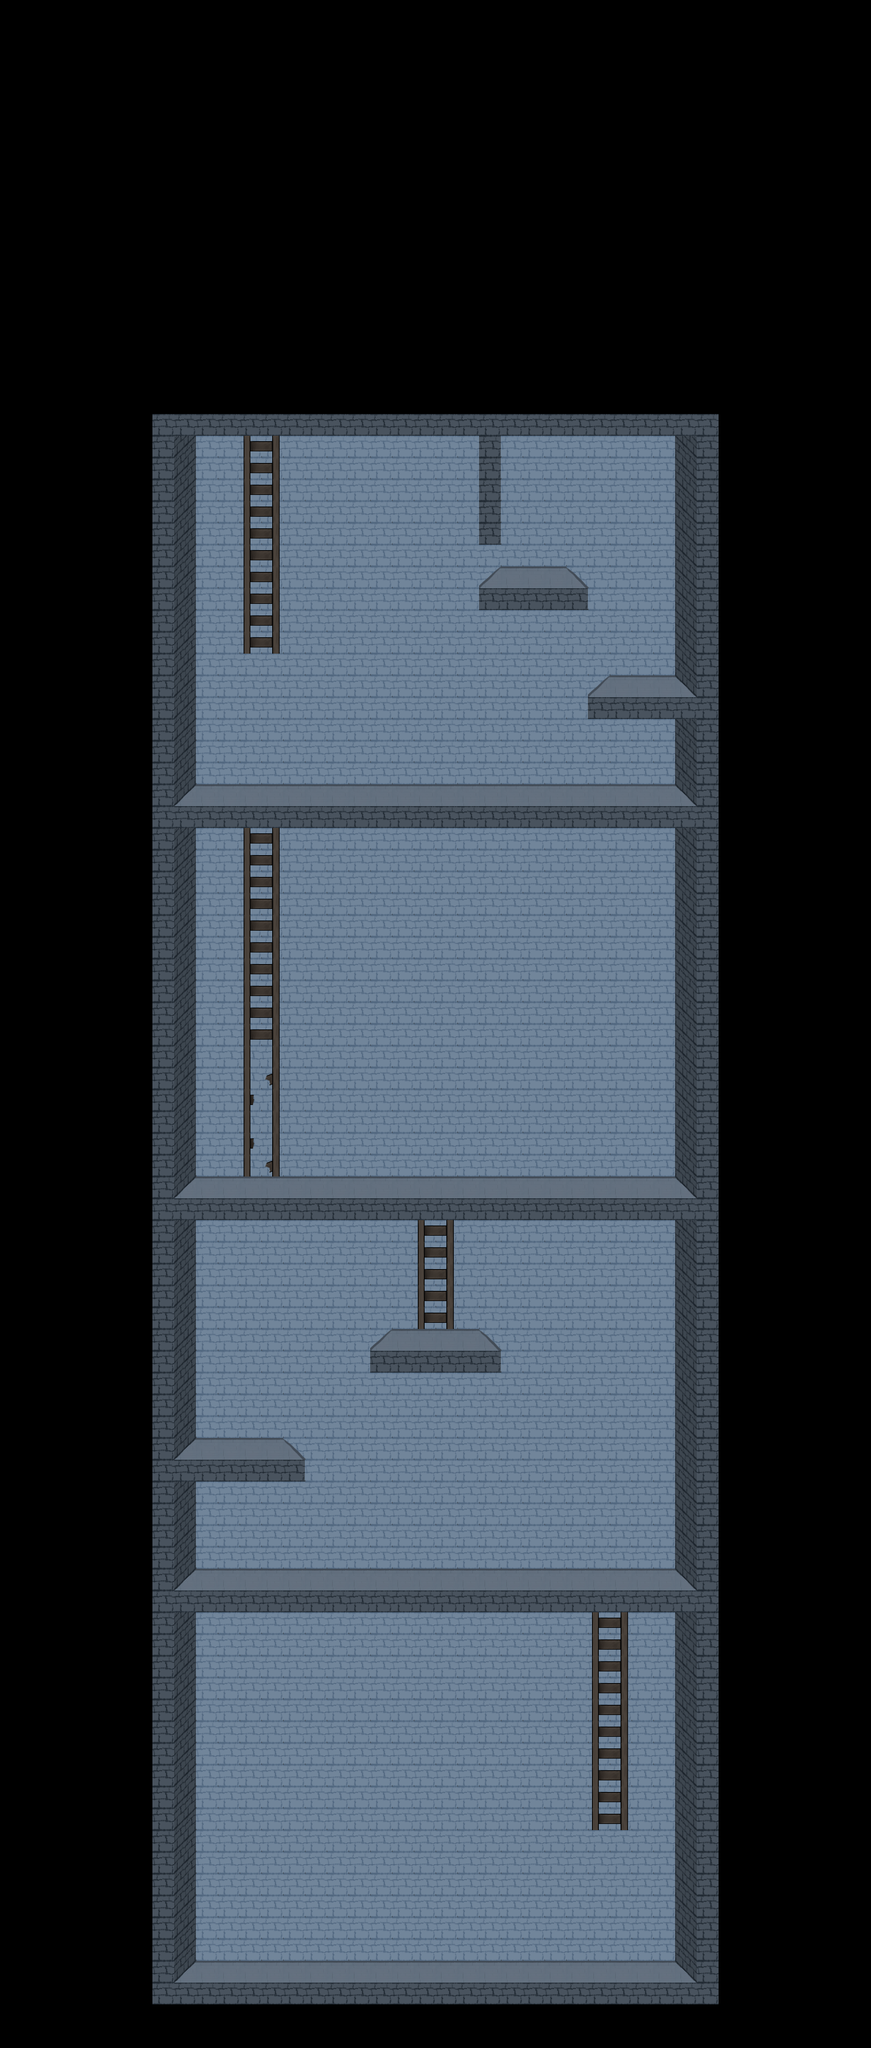

A 2D game scene composited from a Tiled map and its tileset images. What follows is a short description and the map's XML, with each tile layer's data collapsed to a summary:
An orthogonal 40x94 tile map with 32x32 px tiles, 4 tile layers (background, atravesable, Tower, Interactuable) and 19 objects.

<map version="1.5" tiledversion="1.7.2" orientation="orthogonal" renderorder="right-down" width="40" height="94" tilewidth="32" tileheight="32" infinite="0" nextlayerid="12" nextobjectid="25">
 <tileset firstgid="1" name="torre2" tilewidth="32" tileheight="32" tilecount="52" columns="13">
  <image source="atlas.png" width="416" height="128" />
  <tile id="0">
   <properties>
    <property name="collides" type="bool" value="false" />
   </properties>
  </tile>
  <tile id="1">
   <properties>
    <property name="collides" type="bool" value="false" />
   </properties>
  </tile>
  <tile id="2">
   <properties>
    <property name="collides" type="bool" value="false" />
    <property name="type" value="ladder" />
   </properties>
  </tile>
  <tile id="3">
   <properties>
    <property name="collides" type="bool" value="false" />
    <property name="type" value="ladder" />
   </properties>
  </tile>
  <tile id="4">
   <properties>
    <property name="collides" type="bool" value="false" />
    <property name="type" value="ladder" />
   </properties>
  </tile>
  <tile id="5">
   <properties>
    <property name="collides" type="bool" value="false" />
    <property name="type" value="ladder" />
   </properties>
  </tile>
  <tile id="6">
   <properties>
    <property name="collides" type="bool" value="true" />
    <property name="type" value="ladder" />
   </properties>
  </tile>
  <tile id="7">
   <properties>
    <property name="collides" type="bool" value="true" />
    <property name="type" value="ladder" />
   </properties>
  </tile>
  <tile id="8">
   <properties>
    <property name="collides" type="bool" value="false" />
   </properties>
  </tile>
  <tile id="9">
   <properties>
    <property name="collides" type="bool" value="false" />
   </properties>
  </tile>
  <tile id="10">
   <properties>
    <property name="collides" type="bool" value="true" />
    <property name="type" value="fragment" />
   </properties>
  </tile>
  <tile id="11">
   <properties>
    <property name="collides" type="bool" value="true" />
   </properties>
   <objectgroup draworder="index">
    <object id="1" x="-0.0909091" y="-0.0909091" width="17.4545" height="32" />
   </objectgroup>
  </tile>
  <tile id="12">
   <properties>
    <property name="collides" type="bool" value="true" />
   </properties>
   <objectgroup draworder="index">
    <object id="1" x="14.3636" y="0.0909091" width="17.4545" height="31.9091" />
   </objectgroup>
  </tile>
  <tile id="13">
   <properties>
    <property name="collides" type="bool" value="false" />
   </properties>
  </tile>
  <tile id="14">
   <properties>
    <property name="collides" type="bool" value="true" />
   </properties>
  </tile>
  <tile id="15">
   <properties>
    <property name="collides" type="bool" value="true" />
   </properties>
   <objectgroup draworder="index">
    <object id="1" x="0" y="15.9091" width="32.0909" height="15.8182" />
   </objectgroup>
  </tile>
  <tile id="16">
   <properties>
    <property name="collides" type="bool" value="true" />
   </properties>
   <objectgroup draworder="index">
    <object id="1" x="-0.0909091" y="-0.0909091" width="17.5455" height="32.1818" />
    <object id="2" x="0" y="18.4545" width="32.0909" height="13.6364" />
   </objectgroup>
  </tile>
  <tile id="17">
   <properties>
    <property name="collides" type="bool" value="true" />
   </properties>
   <objectgroup draworder="index">
    <object id="1" x="12.9091" y="-0.181818" width="19.0909" height="32.0909" />
    <object id="4" x="-0.0909091" y="17.0909" width="32.1818" height="14.8182" />
   </objectgroup>
  </tile>
  <tile id="18">
   <properties>
    <property name="collides" type="bool" value="true" />
   </properties>
   <objectgroup draworder="index">
    <object id="1" x="32.125" y="16.3125">
     <polygon points="0,0 -17.5,0 -32.125,15.6875 -0.125,15.6875" />
    </object>
   </objectgroup>
  </tile>
  <tile id="19">
   <properties>
    <property name="collides" type="bool" value="true" />
   </properties>
   <objectgroup draworder="index">
    <object id="4" x="0" y="16.7544">
     <polygon points="0,0 18.75,-0.0668668 32,15.2456 0,15.2456" />
    </object>
   </objectgroup>
  </tile>
  <tile id="20">
   <properties>
    <property name="collides" type="bool" value="false" />
   </properties>
  </tile>
  <tile id="21">
   <properties>
    <property name="collides" type="bool" value="false" />
   </properties>
  </tile>
  <tile id="37">
   <properties>
    <property name="collides" type="bool" value="true" />
   </properties>
  </tile>
  <tile id="38">
   <properties>
    <property name="collides" type="bool" value="true" />
   </properties>
  </tile>
 </tileset>
 <layer id="3" name="background" width="40" height="94">
  <data>[3760 cells, 1898 non-empty, 1 distinct tile ids]</data>
 </layer>
 <layer id="11" name="atravesable" width="40" height="94">
  <data>[3760 cells, 14 non-empty, 2 distinct tile ids]</data>
 </layer>
 <objectgroup id="4" name="cajas">
  <object id="1" x="605" y="2846" width="32" height="32" />
  <object id="2" x="671" y="2270" width="32" height="32" />
  <object id="3" x="767" y="1694" width="32" height="32" />
  <object id="4" x="767" y="1661.33" width="32" height="32" />
  <object id="5" x="768.667" y="800" width="32" height="32" />
 </objectgroup>
 <layer id="1" name="Tower" width="40" height="94">
  <data>[3760 cells, 521 non-empty, 8 distinct tile ids]</data>
 </layer>
 <layer id="2" name="Interactuable" width="40" height="94">
  <data>[3760 cells, 82 non-empty, 6 distinct tile ids]</data>
 </layer>
 <objectgroup id="10" name="fragmentos">
  <object id="23" x="864" y="1696" width="32" height="32" />
 </objectgroup>
 <objectgroup id="7" name="escaleras">
  <object id="19" x="351.5" y="608.5" width="64" height="353.5">
   <properties>
    <property name="pX" type="int" value="0" />
    <property name="pY" type="int" value="0" />
    <property name="reparada" type="bool" value="true" />
   </properties>
  </object>
  <object id="20" x="352" y="1164" width="63.5" height="563">
   <properties>
    <property name="pX" type="int" value="11" />
    <property name="pY" type="int" value="48" />
    <property name="reparada" type="bool" value="false" />
   </properties>
  </object>
  <object id="21" x="607" y="1743" width="65" height="211">
   <properties>
    <property name="pX" type="int" value="0" />
    <property name="pY" type="int" value="0" />
    <property name="reparada" type="bool" value="true" />
   </properties>
  </object>
  <object id="22" x="864" y="2315.5" width="65" height="373.5">
   <properties>
    <property name="pX" type="int" value="0" />
    <property name="pY" type="int" value="0" />
    <property name="reparada" type="bool" value="true" />
   </properties>
  </object>
 </objectgroup>
</map>
